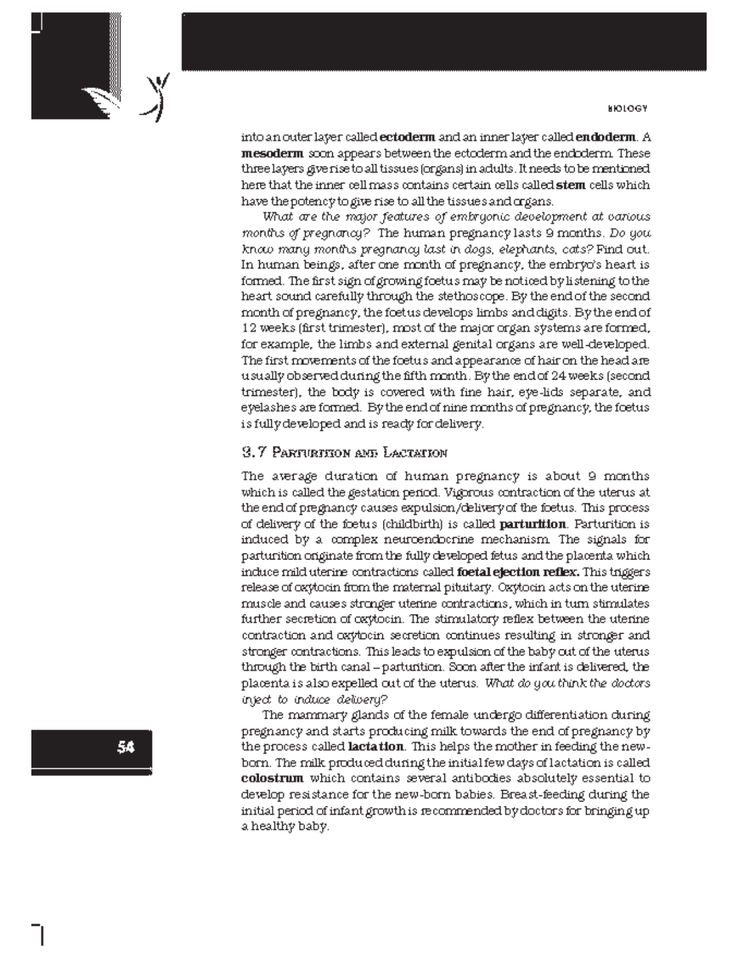
#> input picture tmp_ncert/pages/page_57_placenta_fetus.png, 738 x 956 px, shrunk from 1224 x 1584 before the run, found by its file name
$ python find_fig312.py
#> lines starting #> are read from the running program, lines starting #| are printed output that depends on the picture
from PIL import Image

im = Image.open("tmp_ncert/pages/page_57_placenta_fetus.png")
#> im is the input picture: PIL image 738x956 RGB; mean R, G, B 226.4, 225.8, 226
print("Size:", im.size)
#| Size: (738, 956)
# Figure 3.12 is on this page! Let's crop different vertical segments to locate it precisely
w, h = im.size
#> w = 738; h = 956
# Let's crop y from 0.5 to 1.0, x from 0.3 to 0.95
crop1 = im.crop((int(w * 0.30), int(h * 0.50), int(w * 0.95), int(h * 0.95)))
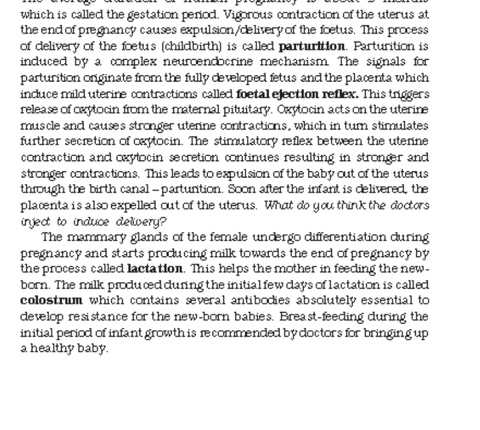
#> crop1: PIL image 480x430 RGB; mean R, G, B 228.9, 228.4, 228.5
crop1.save("tmp_ncert/pages/p57_bottom_right.png")
print("Saved p57_bottom_right.png")

$ run again, with tmp_ncert/pages/page_109_repl_fork.png copied over tmp_ncert/pages/page_57_placenta_fetus.png
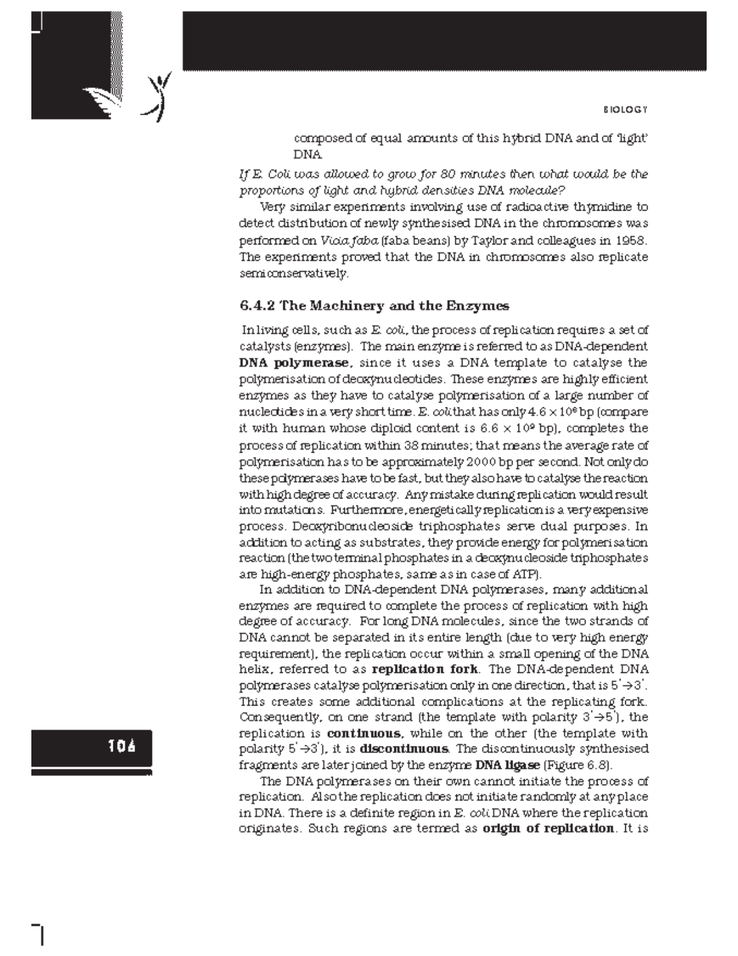
#> input picture tmp_ncert/pages/page_109_repl_fork.png, 738 x 956 px, shrunk from 1224 x 1584 before the run, found by its file name
#> im is the input picture: PIL image 738x956 RGB; mean R, G, B 226.9, 226.4, 226.5
#| Size: (738, 956)
#> `crop1 = im.crop((int(w * 0.30), int(h * 0.50), int(w * 0.95), int(h * ..`:
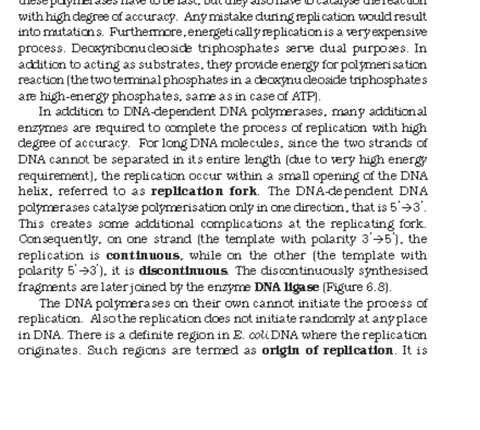
#> crop1: PIL image 480x430 RGB; mean R, G, B 227.9, 227.4, 227.5

$ run again, with tmp_ncert/pages/page_110_repl_fork.png copied over tmp_ncert/pages/page_57_placenta_fetus.png
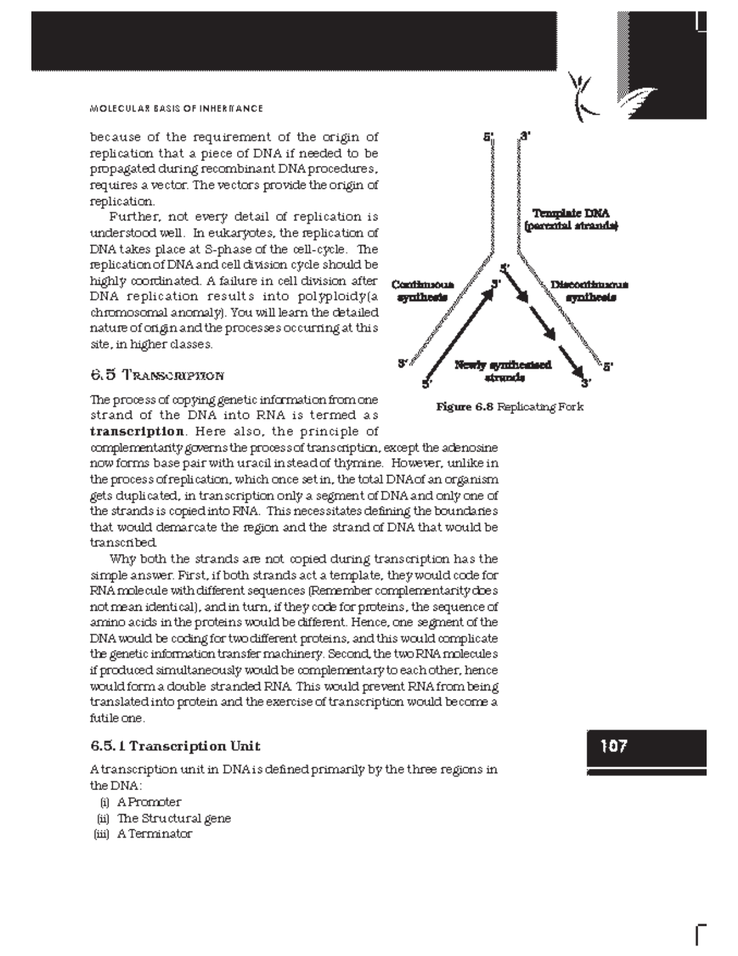
#> input picture tmp_ncert/pages/page_110_repl_fork.png, 738 x 956 px, shrunk from 1224 x 1584 before the run, found by its file name
#> im is the input picture: PIL image 738x956 RGB; mean R, G, B 228.2, 227.7, 227.8
#| Size: (738, 956)
#> `crop1 = im.crop((int(w * 0.30), int(h * 0.50), int(w * 0.95), int(h * ..`:
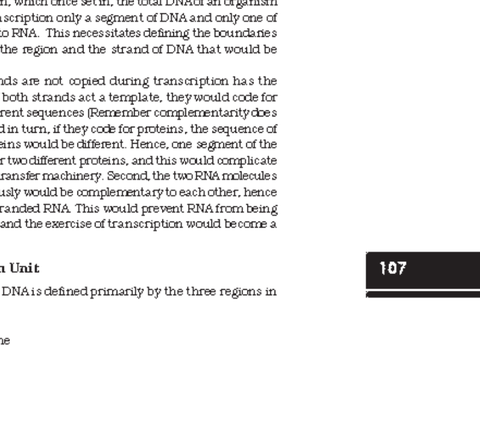
#> crop1: PIL image 480x430 RGB; mean R, G, B 237.2, 236.9, 237

$ run again, with tmp_ncert/pages/page_111_transcription.png copied over tmp_ncert/pages/page_57_placenta_fetus.png
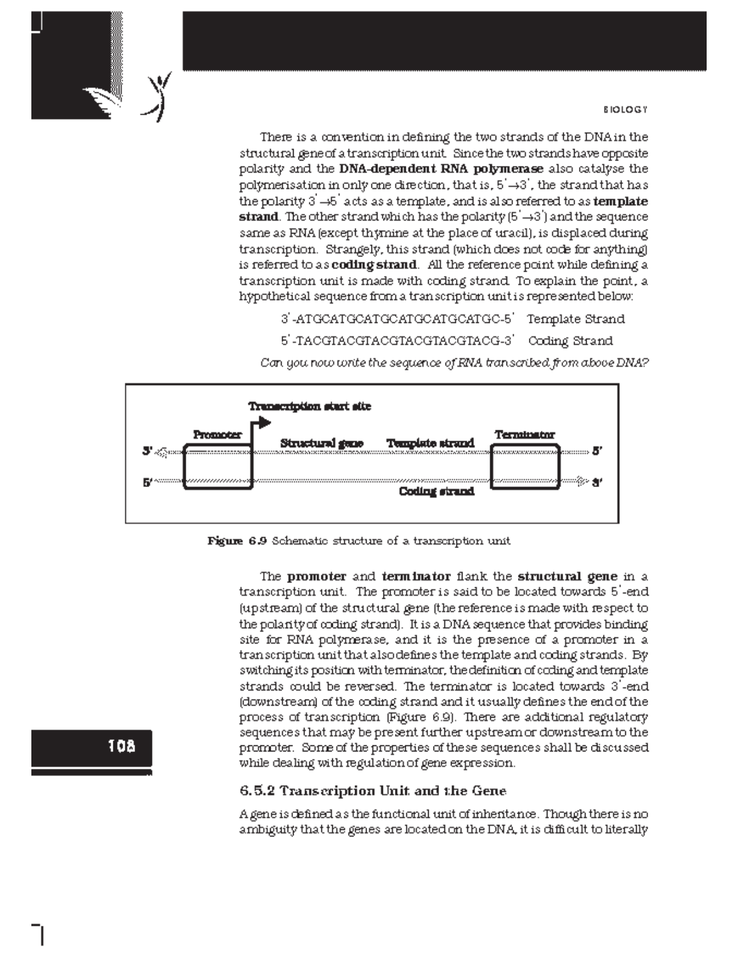
#> input picture tmp_ncert/pages/page_111_transcription.png, 738 x 956 px, shrunk from 1224 x 1584 before the run, found by its file name
#> im is the input picture: PIL image 738x956 RGB; mean R, G, B 227.8, 227.3, 227.4
#| Size: (738, 956)
#> `crop1 = im.crop((int(w * 0.30), int(h * 0.50), int(w * 0.95), int(h * ..`:
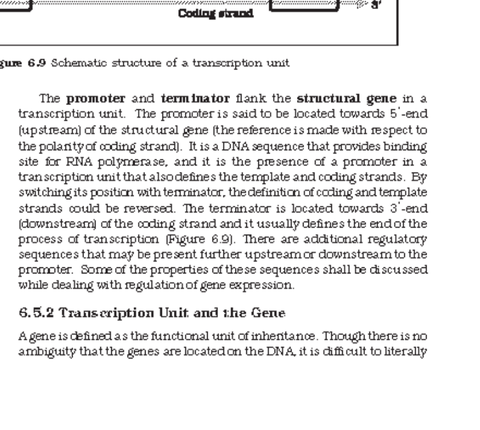
#> crop1: PIL image 480x430 RGB; mean R, G, B 233.3, 232.9, 233
